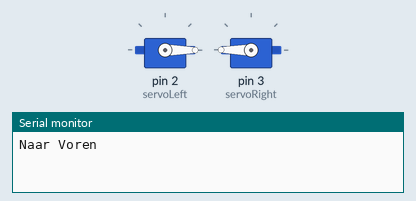
This sketch was run on a simulated Arduino Uno, built with avr-gcc and run on an emulated ATmega328P. Parts: 2 × servo, the last lines printed to the serial monitor.

Above: at 0.05 s.
At 4.0 s:
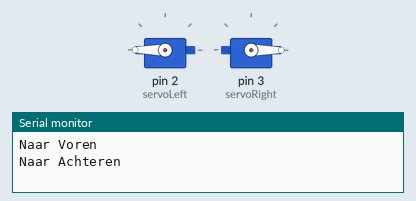
At 5.0 s:
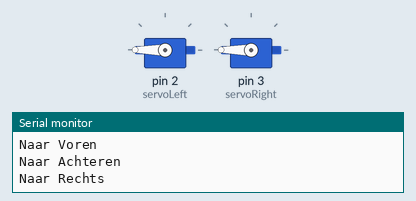
At 8.0 s:
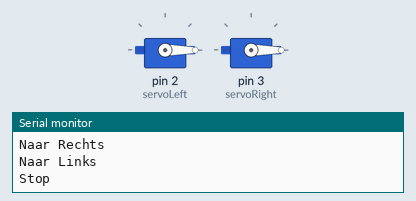
Timing chart, 0 to 10.4 s (numbered marks = the images above):
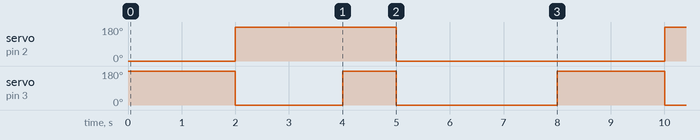

The sketch:

2_servo_Test.ino
```cpp
#include <Servo.h>

Servo servoLeft;          // Define left servo
Servo servoRight;         // Define right servo

void setup() {
  Serial.begin(9600);
  //servoLeft.attach(2);  // Set left servo to digital pin 10
  //servoRight.attach(3);  // Set right servo to digital pin 9
  enableServo();
}

void loop() {            // Loop through motion tests
  forward();             // Example: move forward
  delay(2000);           // Wait 2000 milliseconds (2 seconds)
  reverse();
  delay(2000);
  turnRight();
  delay(1000);
  turnLeft();
  delay(1000);
  stopRobot();
  delay(2000);
}

// Motion routines for forward, reverse, turns, and stop
void forward() {
  enableServo();
  servoLeft.write(0);
  servoRight.write(180);
  Serial.println("Naar Voren");
}

void reverse() {
  enableServo();
  servoLeft.write(180);
  servoRight.write(0);
  Serial.println("Naar Achteren");
}

void turnRight() {
  enableServo();
  servoLeft.write(180);
  servoRight.write(180);
  Serial.println("Naar Rechts");
}
void turnLeft() {
  servoLeft.write(0);
  servoRight.write(0);
  Serial.println("Naar Links");
}

void stopRobot() {
  //servoLeft.write(90);
  //servoRight.write(90);
  Serial.println("Stop");
  disableServo();
}

void enableServo(){
  servoLeft.attach(2);  // powers servo object
  servoRight.attach(3);
}

void disableServo(){
  servoLeft.detach();    //removes the servo object, effectively disabling the servo and removing its power.
  servoRight.detach();   //emoves the servo object, effectively disabling the servo and removing its power.
}
```

Measured:
- by itself, servo on pin 2 (servoLeft): alternates 180° for 3.0 s and 0° for 5.0 s
- by itself, servo on pin 3 (servoRight): repeats every 8.0 s: 180° 1.0 s, 0° 3.0 s, 180° 2.0 s, 0° 2.0 s
